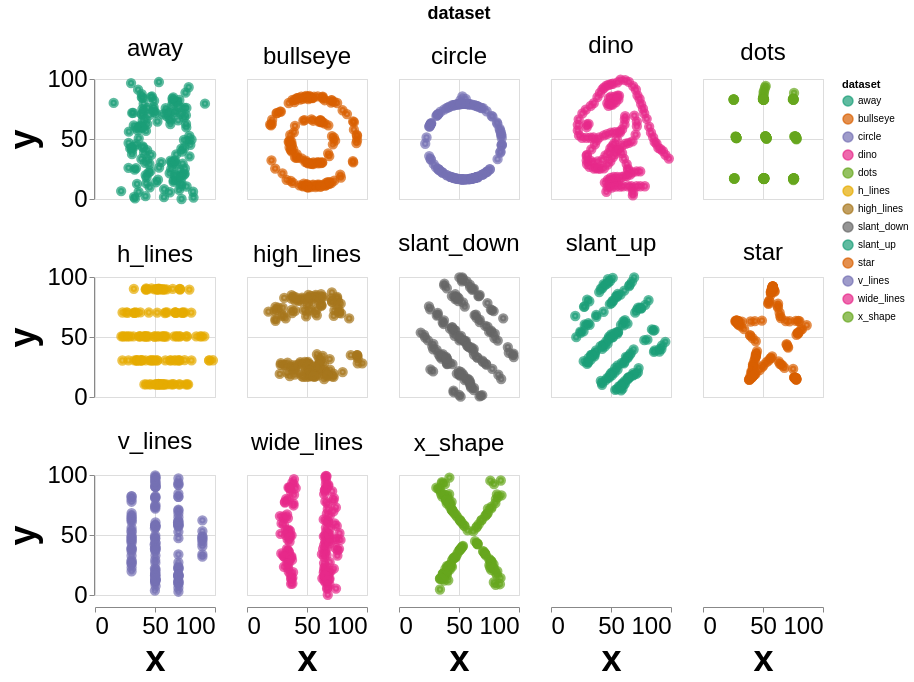

Write a Vega-Lite specification for this figure.
### Vega-Lite specification from a JSON file in a GitHub repository (floating-point values rounded to 4 significant figures; data arrays with more than 128 entries replaced by an {"elided": "..."} marker saying what was removed)
{"config": {"view": {"width": 400, "height": 300}, "mark": {"tooltip": null}, "axis": {"labelFontSize": 24, "titleFontSize": 36}, "header": {"labelFontSize": 24, "titleFontSize": 18}}, "data": {"name": "data-525eaa47413d8b78972b8b2e3334f770"}, "facet": {"type": "nominal", "field": "dataset"}, "spec": {"mark": "point", "encoding": {"color": {"type": "nominal", "field": "dataset", "scale": {"scheme": "dark2"}}, "fill": {"type": "nominal", "field": "dataset", "scale": {"scheme": "dark2"}}, "size": {"value": 40}, "stroke": {"type": "nominal", "field": "dataset", "scale": {"scheme": "dark2"}}, "strokeWidth": {"value": 4}, "x": {"type": "quantitative", "field": "x"}, "y": {"type": "quantitative", "field": "y"}}, "height": 120, "width": 120}, "columns": 5, "$schema": "https://vega.github.io/schema/vega-lite/v5.json", "datasets": {"data-525eaa47413d8b78972b8b2e3334f770": {"elided": "1846 records"}}}
